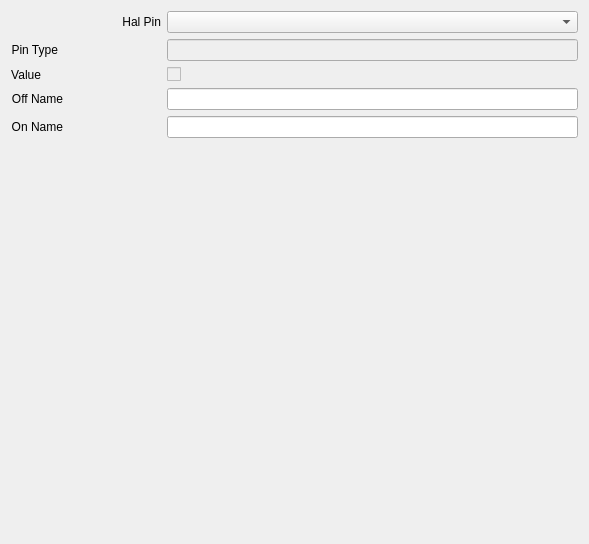
<?xml version="1.0" encoding="UTF-8"?>
<ui version="4.0">
 <class>Form</class>
 <widget class="QWidget" name="Form">
  <property name="geometry">
   <rect>
    <x>0</x>
    <y>0</y>
    <width>589</width>
    <height>544</height>
   </rect>
  </property>
  <property name="windowTitle">
   <string>Form</string>
  </property>
  <layout class="QVBoxLayout" name="verticalLayout">
   <item>
    <layout class="QFormLayout" name="formLayout">
     <property name="fieldGrowthPolicy">
      <enum>QFormLayout::AllNonFixedFieldsGrow</enum>
     </property>
     <property name="formAlignment">
      <set>Qt::AlignLeading|Qt::AlignLeft|Qt::AlignTop</set>
     </property>
     <item row="0" column="0">
      <widget class="QLabel" name="label_5">
       <property name="minimumSize">
        <size>
         <width>150</width>
         <height>0</height>
        </size>
       </property>
       <property name="text">
        <string>Hal Pin</string>
       </property>
       <property name="alignment">
        <set>Qt::AlignRight|Qt::AlignTrailing|Qt::AlignVCenter</set>
       </property>
      </widget>
     </item>
     <item row="0" column="1">
      <widget class="QComboBox" name="ui_hal_pin"/>
     </item>
     <item row="1" column="0">
      <widget class="QLabel" name="label_6">
       <property name="minimumSize">
        <size>
         <width>0</width>
         <height>0</height>
        </size>
       </property>
       <property name="text">
        <string>Pin Type</string>
       </property>
       <property name="alignment">
        <set>Qt::AlignRight|Qt::AlignTrailing|Qt::AlignVCenter</set>
       </property>
      </widget>
     </item>
     <item row="1" column="1">
      <widget class="QLineEdit" name="ui_hal_pin_type">
       <property name="enabled">
        <bool>false</bool>
       </property>
       <property name="readOnly">
        <bool>true</bool>
       </property>
      </widget>
     </item>
     <item row="3" column="0">
      <widget class="QLabel" name="label">
       <property name="minimumSize">
        <size>
         <width>0</width>
         <height>0</height>
        </size>
       </property>
       <property name="text">
        <string>Off Name</string>
       </property>
       <property name="alignment">
        <set>Qt::AlignRight|Qt::AlignTrailing|Qt::AlignVCenter</set>
       </property>
      </widget>
     </item>
     <item row="3" column="1">
      <widget class="QLineEdit" name="ui_off_name">
       <property name="enabled">
        <bool>true</bool>
       </property>
       <property name="readOnly">
        <bool>false</bool>
       </property>
       <property name="placeholderText">
        <string/>
       </property>
      </widget>
     </item>
     <item row="4" column="0">
      <widget class="QLabel" name="label_2">
       <property name="minimumSize">
        <size>
         <width>0</width>
         <height>0</height>
        </size>
       </property>
       <property name="text">
        <string>On Name</string>
       </property>
       <property name="alignment">
        <set>Qt::AlignRight|Qt::AlignTrailing|Qt::AlignVCenter</set>
       </property>
      </widget>
     </item>
     <item row="4" column="1">
      <widget class="QLineEdit" name="ui_on_name"/>
     </item>
     <item row="2" column="1">
      <widget class="QCheckBox" name="ui_value">
       <property name="enabled">
        <bool>false</bool>
       </property>
       <property name="text">
        <string/>
       </property>
      </widget>
     </item>
     <item row="2" column="0">
      <widget class="QLabel" name="label_3">
       <property name="minimumSize">
        <size>
         <width>0</width>
         <height>0</height>
        </size>
       </property>
       <property name="text">
        <string>Value</string>
       </property>
       <property name="alignment">
        <set>Qt::AlignRight|Qt::AlignTrailing|Qt::AlignVCenter</set>
       </property>
      </widget>
     </item>
    </layout>
   </item>
   <item>
    <spacer name="verticalSpacer">
     <property name="orientation">
      <enum>Qt::Vertical</enum>
     </property>
     <property name="sizeHint" stdset="0">
      <size>
       <width>20</width>
       <height>40</height>
      </size>
     </property>
    </spacer>
   </item>
  </layout>
 </widget>
 <resources/>
 <connections/>
</ui>
